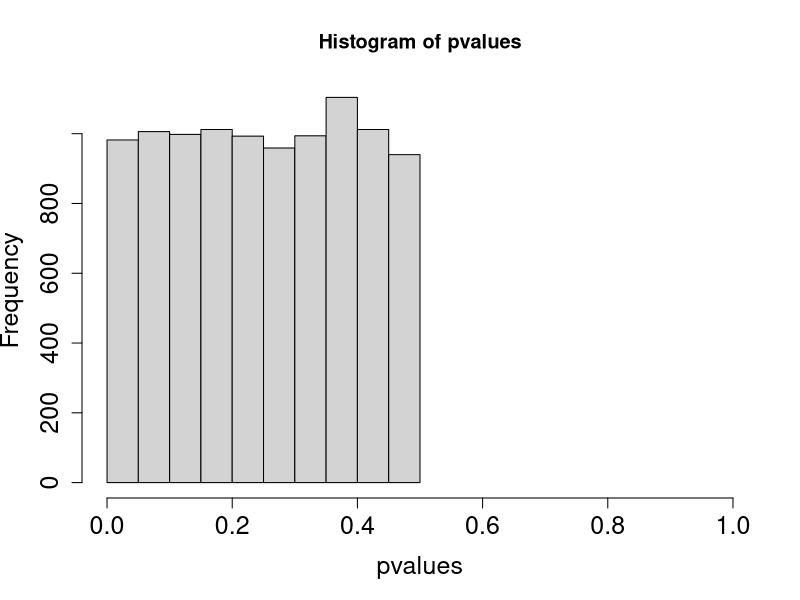

Reproduce this figure in R.
## ---- chunk 1
set.seed(87175)
N <- 10000 # number of repeated experiments
x <- c(165, 170, 175, 180, 185) # five father's heights
X <- cbind(1, x) # design matrix
pvalues <- c()
for (i in 1:N) {
  y <- 90 + 0 * x + rnorm(5, sd = 5) # random sample of 5 outcomes -- we simulate under H_0:beta1=0
  m <- lm(y ~ x)
  beta1Hat <- coef(m)[2]
  if (beta1Hat < 0) {
    p <- summary(m)$coef[2, 4] / 2 # if t<0, the p-value for H_1: beta1<0 needs to be devided by 2
  }
  if (beta1Hat > 0) {
    p <- summary(m)$coef[2, 4] / 2 # if t>0, the p-value for H_1: beta1>0 needs to be devided by 2
  }
  pvalues <- c(pvalues, p)
}

# empirical type I error rate for alpha=0.05
mean(pvalues < 0.05)
## ---- chunk 2
hist(pvalues,
  cex.lab = 1.5, cex.axis = 1.5,
  xlim = c(0, 1)
)
